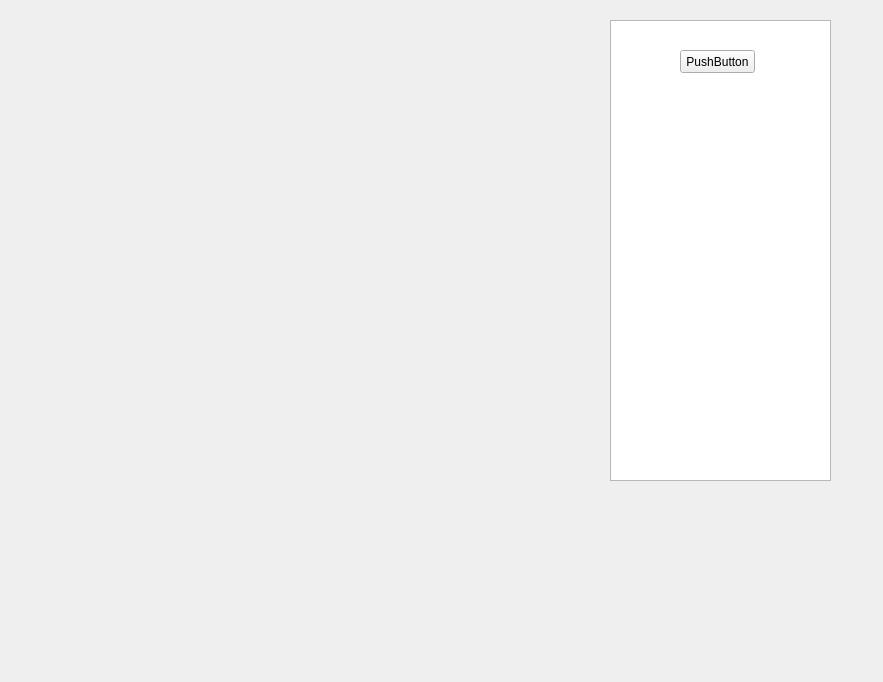
<?xml version="1.0" encoding="UTF-8"?>
<ui version="4.0">
 <class>MyWindow</class>
 <widget class="QMainWindow" name="MyWindow">
  <property name="geometry">
   <rect>
    <x>0</x>
    <y>0</y>
    <width>883</width>
    <height>682</height>
   </rect>
  </property>
  <property name="windowTitle">
   <string>MyWindow</string>
  </property>
  <widget class="QWidget" name="centralWidget">
   <widget class="QListView" name="listView">
    <property name="geometry">
     <rect>
      <x>610</x>
      <y>20</y>
      <width>221</width>
      <height>461</height>
     </rect>
    </property>
   </widget>
   <widget class="QPushButton" name="pushButton">
    <property name="geometry">
     <rect>
      <x>680</x>
      <y>50</y>
      <width>75</width>
      <height>23</height>
     </rect>
    </property>
    <property name="text">
     <string>PushButton</string>
    </property>
   </widget>
  </widget>
 </widget>
 <layoutdefault spacing="6" margin="11"/>
 <resources/>
 <connections/>
</ui>
